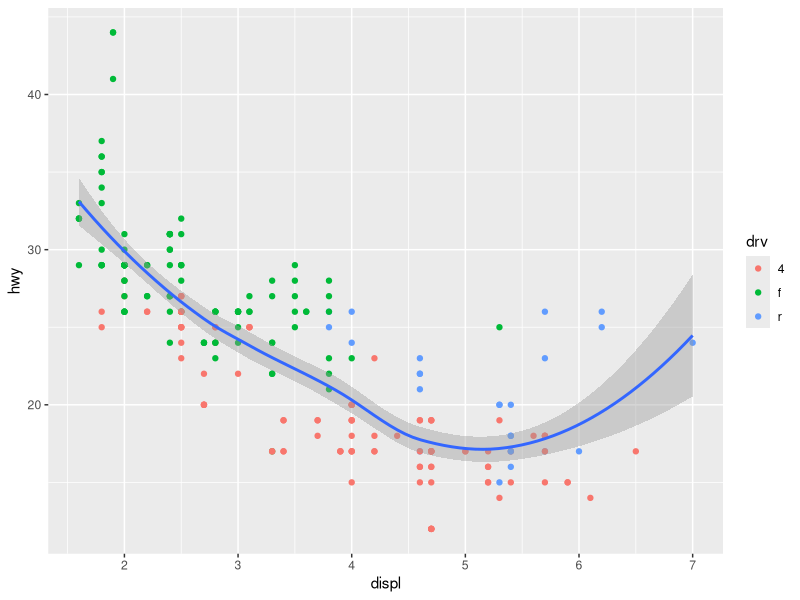
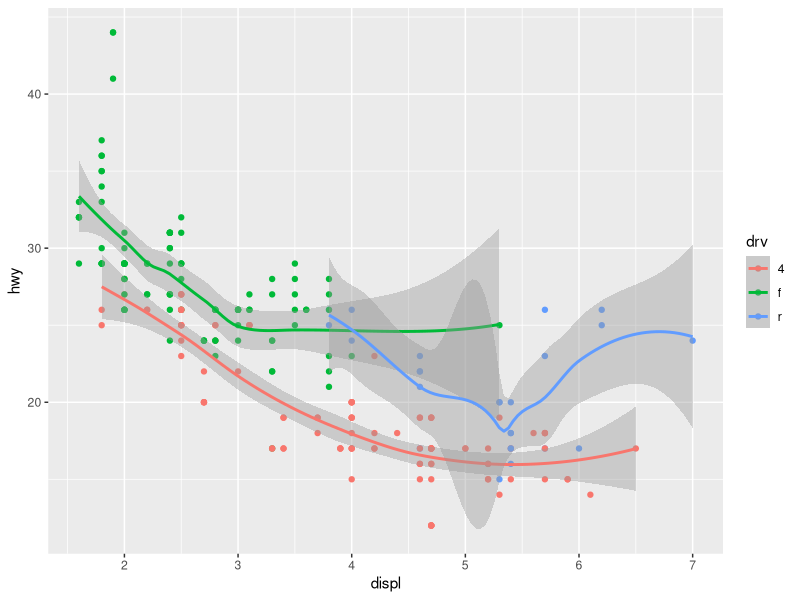

Write the R code that produced these figures, in order.
# importing libraries
library(tidyverse)
library(ggplot2)

# importing data
mpg = ggplot2::mpg

# customize two plots
ggplot2::ggplot(data = mpg, mapping = aes(x = displ, y = hwy)) + 
  geom_point(mapping = aes(x = displ, y = hwy, color = drv)) + 
  geom_smooth()

ggplot2::ggplot(data = mpg, mapping = aes(x = displ, y = hwy, color = drv)) + 
  geom_point(mapping = aes(x = displ, y = hwy, color = drv)) + 
  geom_smooth(mapping = aes(x = displ, y = hwy, group = drv))

